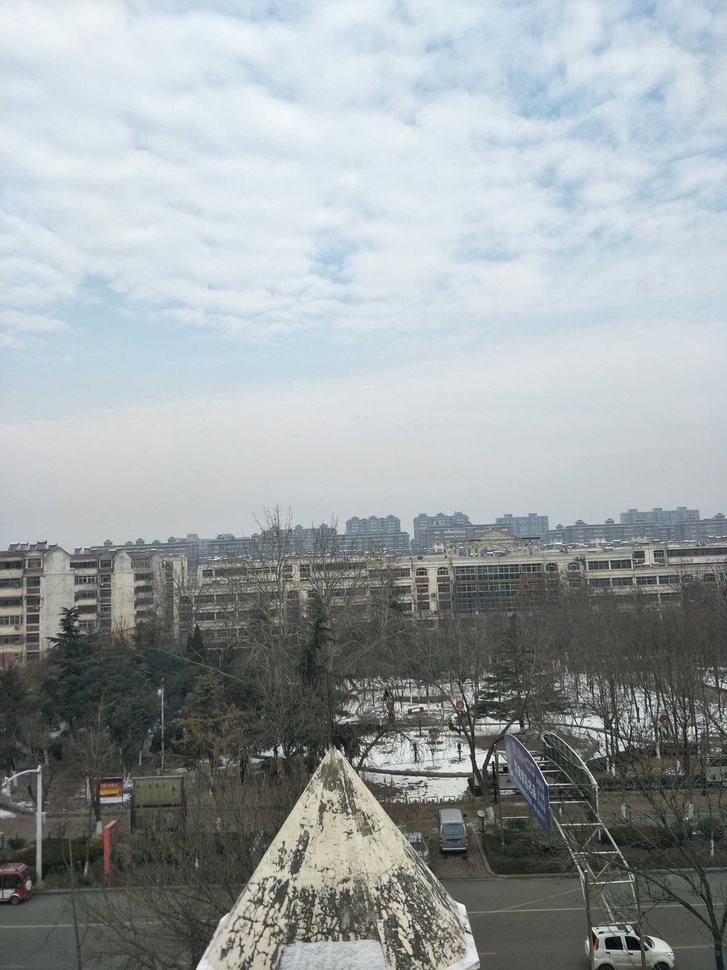
#> input picture data/2_0f1481b2a05e453390f6d104e7b9af68.jpg, 727 x 970 px, shrunk from 1728 x 2304 before the run, found by its file name
$ python generatingThreshold.py
#> lines starting #> are read from the running program, lines starting #| are printed output that depends on the picture; after the words box and inside, x2 and y2 are one past the last pixel; in counts of white or black regions, pixels touching at a corner belong together
from PIL import Image
from skimage import data, filters
import matplotlib.pyplot as plt
import numpy as np

# 读取一张图片转化成numpy类型
path = "C:\\CR_\\data\\2_05c4e98642874de3a1be80218436bc8c.png"
path_1 = r'C:\CR_\data\0c9f7f4e191c47868850df2a9f0dce77.png'
path_2 = r'C:\CR_\data\1_0f1c21350599491c89ebc8eef45e272e.jpg'
path_3 = r'C:\CR_\data\1_fae5861fa2234f9b8ed250cb07c9ca4f.jpg'
path_4 = r'C:\CR_\data\2_0f1481b2a05e453390f6d104e7b9af68.jpg'
path_5 = r'C:\CR_\data\Test\a97a95984a7642ca8f63d4b1c3124d84.jpg'
image = Image.open(path_4).convert('L')
image = np.asarray(image)


thresh = filters.threshold_isodata(image)   #返回一个阈值
#> thresh = 144
dst =(image <= thresh)*1.0   #根据阈值进行分割
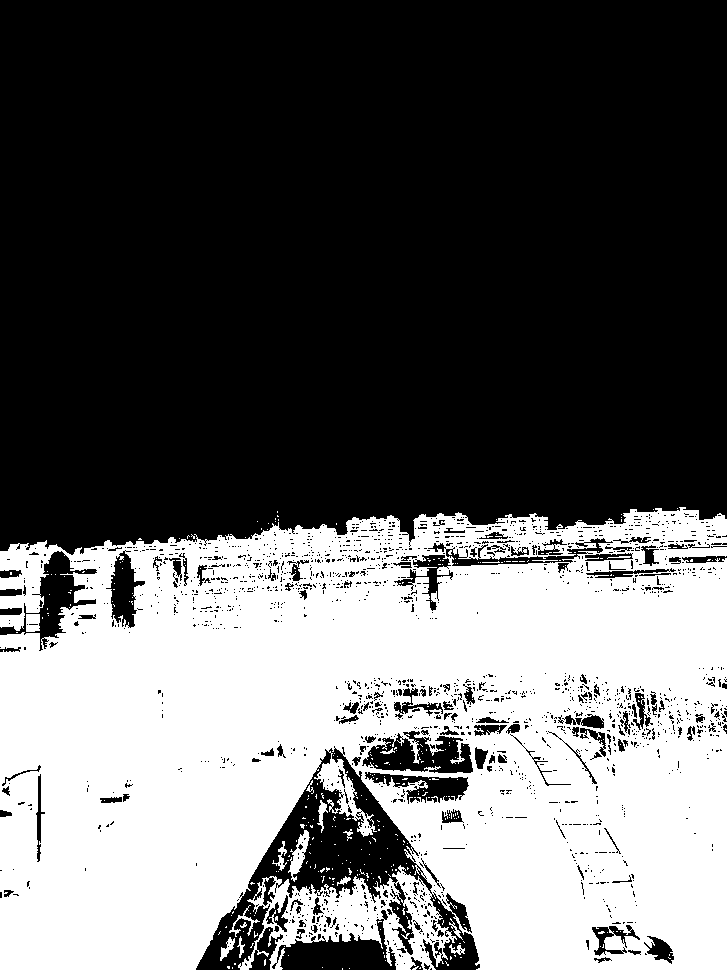
#> dst: shape (970, 727) float64; values 0 (black) and 1 (white), 38.8% white; 330 white regions (312 under 20 px), largest, box (x1, y1, x2, y2) and area: (0, 507, 727, 970) 271303, (288, 830, 310, 882) 446, (26, 614, 40, 632) 233

plt.figure('thresh', figsize=(8, 8))

plt.subplot(121)
plt.title('original image')
plt.imshow(image,plt.cm.gray)

plt.subplot(122)
plt.title('binary image')
plt.imshow(dst, plt.cm.gray)

plt.show()
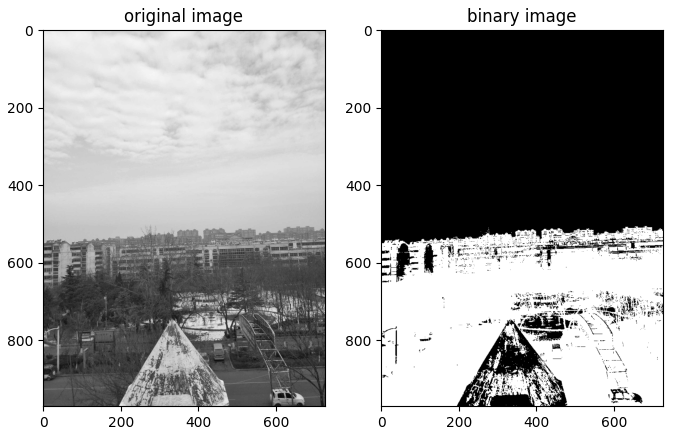
#> figure drawn by matplotlib, 2 panels

$ run again, with data/0c71d2850b8447419b99ddb300625844.jpg copied over data/2_0f1481b2a05e453390f6d104e7b9af68.jpg
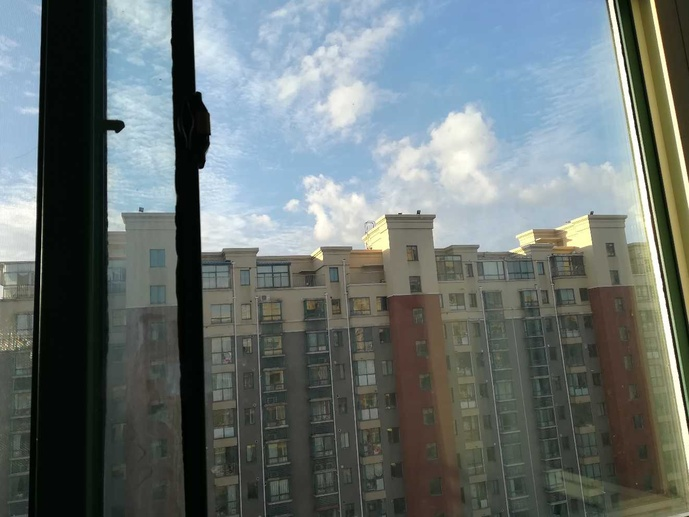
#> input picture data/0c71d2850b8447419b99ddb300625844.jpg, 689 x 517 px, shrunk from 1322 x 992 before the run, found by its file name
#> thresh = 123
#> `dst =(image <= thresh)*1.0`:
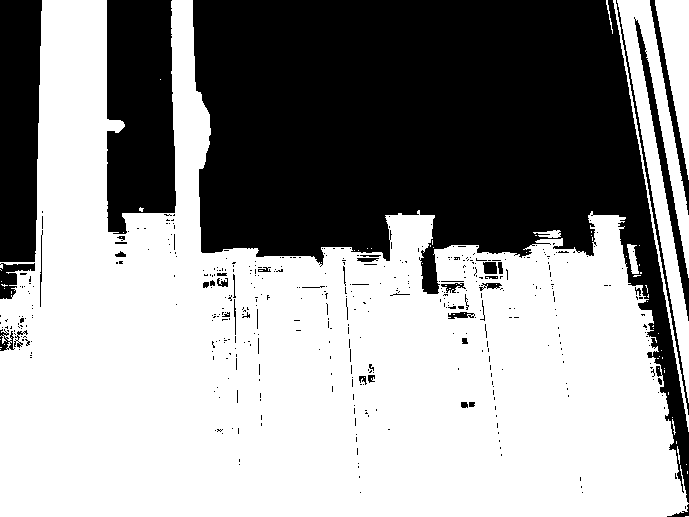
#> dst: shape (517, 689) float64; values 0 (black) and 1 (white), 59.8% white; 452 black regions (407 under 20 px), largest, box (x1, y1, x2, y2) and area: (193, 0, 689, 503) 111258, (107, 0, 176, 234) 14203, (0, 0, 42, 262) 10066
#> `plt.show()`:
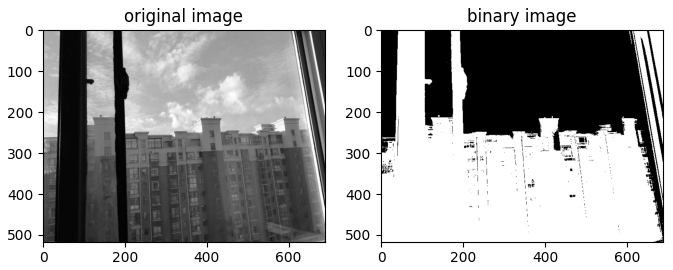
#> figure drawn by matplotlib, 2 panels
